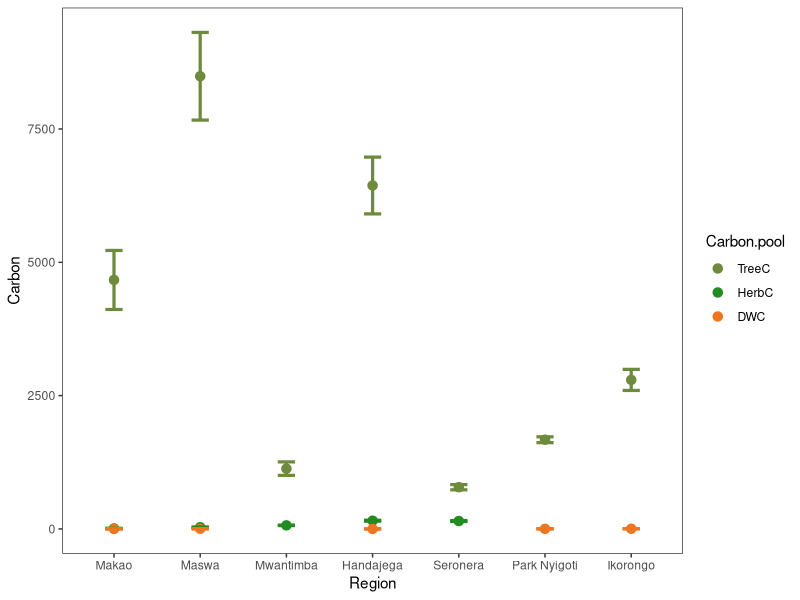
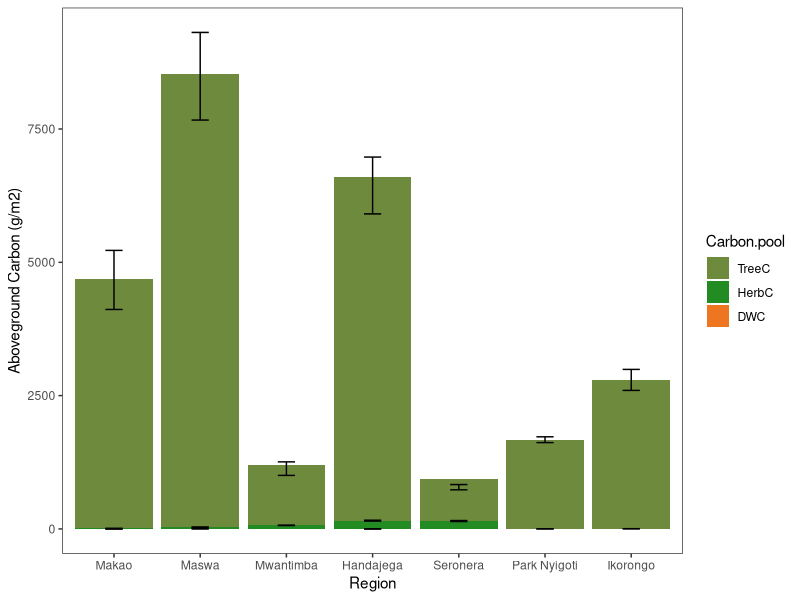

These charts were generated, in order, by the following R code:
#### Exploring all data at region level ####

Herbaceous <- read.csv(file="Ecosystem carbon/HerbC.Region.csv", header=T)
Woody <- read.csv(file="Ecosystem carbon/Tree.data/TreeC.Region.csv", header=T)
Deadwood <- read.csv(file="Ecosystem carbon/Tree.data/DW.Region.csv",header=T)

# Renaming SNP Handajega to Handajega 

Woody <- Woody[,c(3:6,12)]

Woody$Region <- as.factor(c("Makao","Maswa", "Mwantimba","Handajega","Seronera","Park Nyigoti","Ikorongo"))


#Relevel 
Woody$Region<- factor(Woody$Region, levels = c("Makao","Maswa","Mwantimba","Handajega","Seronera","Park Nyigoti","Ikorongo"))

Herbaceous$Region<- factor(Herbaceous$Region, levels = c("Makao","Maswa","Mwantimba","Handajega","Seronera"))

# Merge the three datasets in two steps 
Ecosystem.C1 <- merge(Woody,Herbaceous[2:4],all.x = TRUE,by="Region")
Ecosystem.C <- merge(Ecosystem.C1,Deadwood[2:6],all.x = TRUE,by="Region")

EcosystemCarbon <- Ecosystem.C[,c(1,6,2,7,11)]
EcosystemCarbonSE <- Ecosystem.C[,c(1,6,3,8,12)]

# Make the data into a long format instead of a wide
library(tidyr)
library(plyr)

data_long.C <- gather(EcosystemCarbon, Carbon.pool,C.amount, TreeC_m2:DWC.g_m2,factor_key=TRUE)
data_long.CSE <- gather(EcosystemCarbonSE, Carbon.poolSE,C.amountSE, SE.TreeC_m2:SE_DWC_m2,factor_key=TRUE)

Tot.EcosystemCarbon <- cbind(data_long.C,data_long.CSE[4])

# Rename the Carbon pool names 
levels(Tot.EcosystemCarbon$Carbon.pool)[levels(Tot.EcosystemCarbon$Carbon.pool)=="TreeC_m2"] <- "TreeC"
levels(Tot.EcosystemCarbon$Carbon.pool)[levels(Tot.EcosystemCarbon$Carbon.pool)=="HerbC_m2"] <- "HerbC"
levels(Tot.EcosystemCarbon$Carbon.pool)[levels(Tot.EcosystemCarbon$Carbon.pool)=="DWC.g_m2"] <- "DWC"

Tot.EcosystemCarbon <- arrange(Tot.EcosystemCarbon,Region)

#### Ploting Ecosystem Carbon #### 

library(ggplot2)

# Point plot 
EcosystemC.plot <- ggplot(data = Tot.EcosystemCarbon, aes(x = Region,y = C.amount, ymin=C.amount-C.amountSE,ymax=C.amount+C.amountSE, group = Carbon.pool, colour= Carbon.pool))

Lines_gone <- theme(panel.grid.major.x = element_blank(),
                    panel.grid.minor.x = element_blank(),
                    panel.grid.major.y = element_blank(),
                    panel.grid.minor.y = element_blank())

EcosystemC.plot + xlab("Region") + ylab("Carbon")  + geom_point(size = 2, shape=20,stroke=2)  + theme_bw() + Lines_gone + geom_errorbar(stat = "identity",width=.2,lwd=1.1,show.legend=F) + scale_color_manual(breaks = c("TreeC", "HerbC","DWC"),values=c("darkolivegreen4","forestgreen","chocolate2"))

# Stacked plot 
EcosystemC.bar <- ggplot(data = Tot.EcosystemCarbon, aes(x=Region,y=C.amount,ymin=C.amount-C.amountSE,ymax=C.amount+C.amountSE, fill=Carbon.pool))

EcosystemC.bar + geom_bar(stat="identity", position="stack") + theme_bw() + Lines_gone  + xlab("Region") + ylab("Aboveground Carbon (g/m2)")  + geom_errorbar(stat = "identity",width=.2,show.legend=F) + scale_fill_manual(breaks = c("TreeC", "HerbC","DWC"),values=c("darkolivegreen4","forestgreen","chocolate2"))


